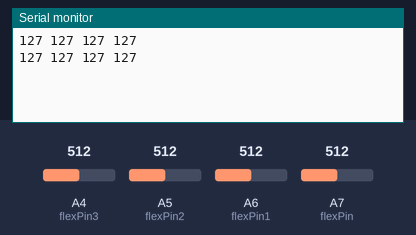
Recording of a sketch running on a simulated Arduino Nano, built with avr-gcc and run on an emulated ATmega328P. Parts: the last lines printed to the serial monitor. The test bench sets the inputs (shaded band); at power-on: A4 (flexPin3) = 512, A5 (flexPin2) = 512, A6 (flexPin1) = 512, A7 (flexPin) = 512.

Above: at 1.8 s.
1.9 s: A4 (flexPin3) set to 716
At 2.4 s:
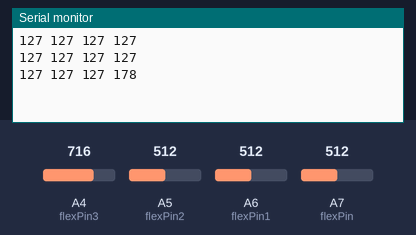
3.4 s: A5 (flexPin2) set to 716
At 4.7 s:
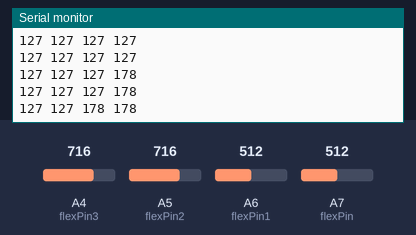
4.9 s: A6 (flexPin1) set to 716
At 5.8 s:
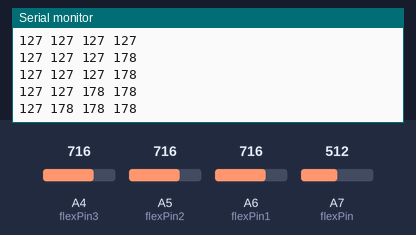
6.4 s: A7 (flexPin) set to 716
At 7.7 s:
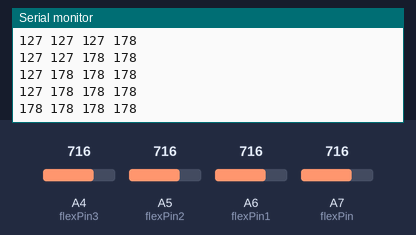
7.9 s: A4 (flexPin3) set to 992
At 8.5 s:
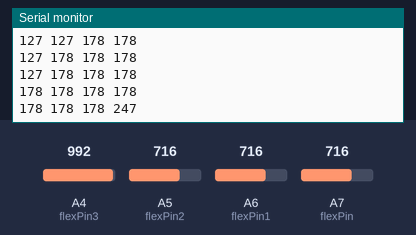
9.4 s: A5 (flexPin2) set to 992
At 10.8 s:
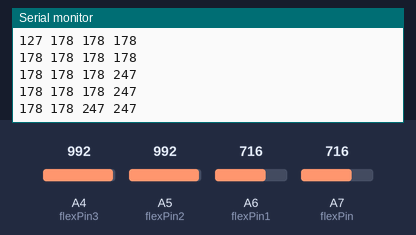
Timing chart, 0 to 11.9 s (numbered marks = the images above; inputs shaded):
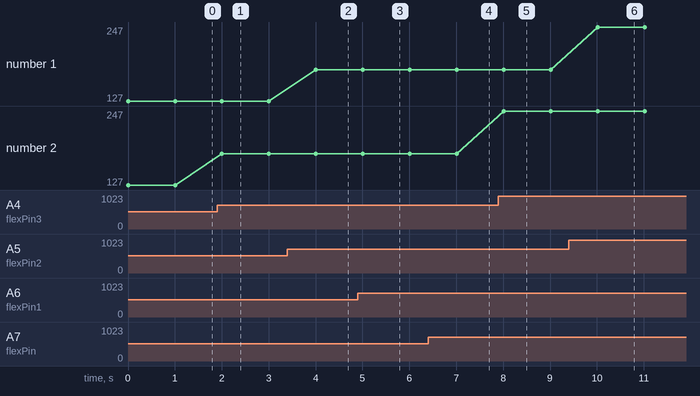

Measured:
- after the input at 1.9 s, the serial monitor: prints a new line after 0.10 s (image 1)
- after the input at 3.4 s, the serial monitor: prints a new line after 0.61 s (image 2)
- after the input at 4.9 s, the serial monitor: prints a new line after 0.11 s (image 3)
- after the input at 6.4 s, the serial monitor: prints a new line after 0.61 s (image 4)
- after the input at 7.9 s, the serial monitor: prints a new line after 0.11 s (image 5)
- after the input at 9.4 s, the serial monitor: prints a new line after 0.61 s (image 6)
- plotted number 2: 127 → 178 after the input at 1.9 s, 178 → 247 after the input at 7.9 s

The sketch:

Arduino_PiQSaR_copy_20250411000848.ino
```cpp
const int flexPin = A7;
const int flexPin1 = A6;
const int flexPin2 = A5;
const int flexPin3 = A4;

void setup() {
    Serial.begin(9600);  // Start serial communication
}

void loop() {
    int value = analogRead(flexPin);
    int value1 = analogRead(flexPin1);
    int value2 = analogRead(flexPin2);
    int value3 = analogRead(flexPin3);

    // Map values from 0-1023 to 0-255
    value = map(value, 0, 1023, 0, 255);
    value1 = map(value1, 0, 1023, 0, 255);
    value2 = map(value2, 0, 1023, 0, 255);
    value3 = map(value3, 0, 1023, 0, 255);

    // Print sensor data as a CSV line
    Serial.print(value);
    Serial.print(" ");
    Serial.print(value1);
    Serial.print(" ");
    Serial.print(value2);
    Serial.print(" ");
    Serial.println(value3);  // Newline to end the row

    delay(1000);  // 1 second delay between readings
}
```
